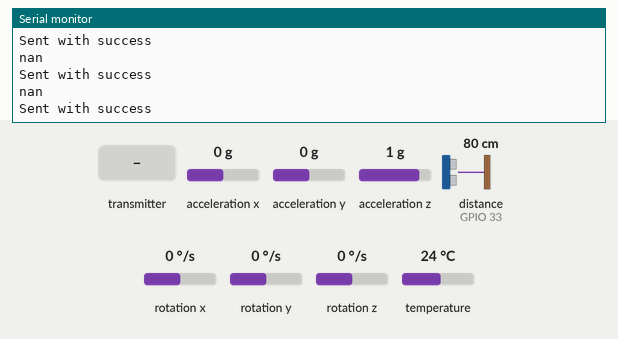
A sketch run on a simulated ESP32. Shown: the last lines printed to the serial monitor. Inputs (shaded band) come from the test bench; at power-on: acceleration x 0 g, acceleration y 0 g, acceleration z 1 g, distance to the obstacle (sensor on GPIO 33) 80 cm, rotation x 0 °/s, rotation y 0 °/s, rotation z 0 °/s, temperature 24 °C. The echo pulse lasts 58.3 µs per cm; EEPROM starts erased.

Above: at 1.2 s.
1.3 s: the transmitter starts sending cal = 1
At 6.1 s:
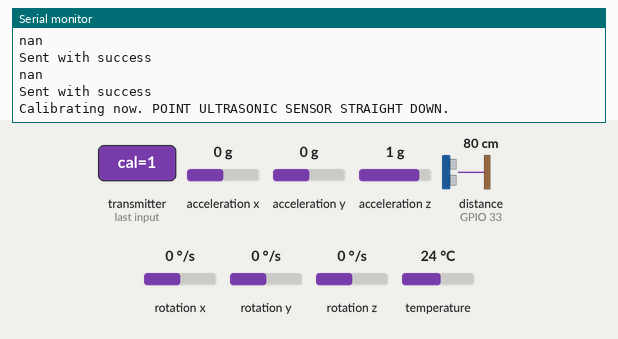
At 12.0 s:
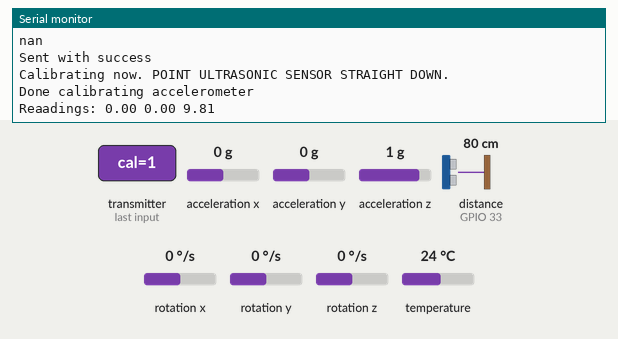

The sketch:

sender.ino
```cpp
// (licence header left out)
// HC SR-04 ultrasonic distance sensor variables/imports
#define TRIGGER_PIN  19
#define ECHO_PIN     23
#define MAX_DISTANCE 450
#include <NewPing.h>
NewPing sonar(TRIGGER_PIN, ECHO_PIN, MAX_DISTANCE); // NewPing setup of pins and maximum distance.

#define SECOND_TRIGGER 32
#define SECOND_ECHO 33
NewPing secondSensor(SECOND_TRIGGER, SECOND_ECHO, MAX_DISTANCE);

// Accelerometer/gyroscope module
#include <Adafruit_MPU6050.h>
#include <Adafruit_Sensor.h>
#include <Wire.h>
Adafruit_MPU6050 mpu;
sensors_event_t a, g, temp;
#include <EEPROM.h>
#define EEPROM_SIZE 16


// Two-way commnuication
#include <esp_now.h>
#include <WiFi.h>
uint8_t broadcastAddress[] = {0x0C, 0xB8, 0x15, 0xC3, 0x30, 0x00};

// Struct for data packets sent wirelessly
typedef struct struct_message {
  char str;
  float dist;
  float angle;
  bool cal;
} struct_message;

struct_message myData;
esp_now_peer_info_t peerInfo;


typedef struct offset_struct {
  float x;
  float y;
  float z;
  float dist;
} offset_t;

offset_t offsets;

float ping_cm_float(NewPing sensor) {
  int micro_seconds = sensor.ping(450);
  float distance_cm = micro_seconds * 343 * 50 / ((float) 1000000);
  //Serial.println("microseconds: + " + String(micro_seconds));
  //int newping = sensor.ping_cm();
  //Serial.println("Us: " + String(distance_cm) + ", Them: " + String(newping));
  return distance_cm;
}

bool calibrating ;

// callback when data is sent
void OnDataSent(const uint8_t *mac_addr, esp_now_send_status_t status) {
  //Serial.print("\r\nLast Packet Send Status:\t");
  //Serial.println(status == ESP_NOW_SEND_SUCCESS ? "Delivery Success" : "Delivery Fail");
}

void OnDataRecv(const uint8_t * mac, const uint8_t *incomingData, int len) {
  calibrating = true;
  memcpy(&myData, incomingData, sizeof(myData));
  calibrating = myData.cal; // should be true
  if (calibrating) {
    delay(4000); // give user some time to stand their cane straight up
    calibrateAccel(50);
  }

}

void clearOffsets() {
  offsets.x = 0;
  offsets.y = 0;
  offsets.z = 0;
  offsets.dist = 0;
}

void calibrateAccel(int measurements) { // recommended measurements = 50
  Serial.println("Calibrating now. POINT ULTRASONIC SENSOR STRAIGHT DOWN.");
  delay(500);

  float x = 0, y = 0, z = 0; // do not update offsets until value is calculated
  for (int i = 0; i < measurements; i++) {
    mpu.getEvent(&a, &g, &temp); // take a measurement
    x += a.acceleration.x; y += a.acceleration.y; z += a.acceleration.z;
    delay(100);
  }

  x /= measurements; y /= measurements; z /= measurements;  // turn sums into averages
  //x += 9.81; // presumed to be the vertical downward direction
  offsets.x = x; offsets.y = y; offsets.z = z; // update state
  offsets.dist = 0;
  Serial.println("Done calibrating accelerometer");

  myData.angle = 90.0; // write fake values that will not turn on motor
  myData.dist = 0;
  myData.str = 'A';
  myData.cal = true; // resume normal loop operation on UI
  esp_err_t result = (broadcastAddress, (uint8_t *) &myData, sizeof(myData));
  calibrating = true; // resume normal loop opoeration on

  Serial.println("Reaadings: " + String(offsets.x) + " " + String(offsets.y) + " " + String(offsets.z));

  EEPROM.put(0, offsets);
  EEPROM.commit();
  calibrateDistanceSensor(50);
}

void calibrateDistanceSensor(int measurements) {

  float distSum = 0;
  for (int i = 0; i < measurements; i++) {
    distSum += ping_cm_float(secondSensor);
    delay(100);
  }
  distSum /= measurements;

  offsets.dist = distSum;
  Serial.println("Offsets.dist: + " + String(offsets.dist));
  delay(500);
  myData.str = 'D'; // "done"
  myData.cal = false; // resume normal loop operation on UI
  esp_err_t result = (broadcastAddress, (uint8_t *) &myData, sizeof(myData));
  EEPROM.put(0, offsets);
  EEPROM.commit();
  calibrating = false; // resume normal loop opoeration on
}

// Uses trig to calculate the angle between the cane's orientation and straight down
float angle(float vert, float hor1, float hor2) {
    return atan2(hypot(hor1, hor2), -1*vert)*180.0/PI;
}
// uses measurement and offsets global variables
float angleWithOffsets() {
  return angle(a.acceleration.x - offsets.x, a.acceleration.y - offsets.y,
               a.acceleration.z - offsets.z);
}

// agnostic to vertical direction and Velcro problems.
float angleBetweenVectors() {
  float offmag = hypot(hypot(offsets.x, offsets.y), offsets.z);
  if (offmag == 0.0) {
     return angle(a.acceleration.x, a.acceleration.y, a.acceleration.z);
  }
  float amag = hypot(hypot(a.acceleration.x, a.acceleration.y), a.acceleration.z);
  float dotproduct = a.acceleration.x*offsets.x + a.acceleration.y*offsets.y
                  + a.acceleration.z*offsets.z;
  return acos(dotproduct/amag/offmag)*180/PI;
}

void setup() {
  Serial.begin(9600);

   if (!mpu.begin()) { // error handling for accelerometer
    Serial.println("Failed to find MPU6050 chip");
    while (1) {
      delay(10);
    }
  }
  EEPROM.begin(EEPROM_SIZE);

  // ESP-NOW communication setup
  WiFi.mode(WIFI_STA); // Set device as a Wi-Fi Station
  if (esp_now_init() != ESP_OK) {  // Initialize ESP-NOW, handle errors
    Serial.println("Error initializing ESP-NOW");
    return;
  }

  esp_now_register_send_cb(OnDataSent); // bind the OnDataSent callback

  // Register the other ESP32 as a peer
  memcpy(peerInfo.peer_addr, broadcastAddress, 6);
  peerInfo.channel = 0;
  peerInfo.encrypt = false;
  if (esp_now_add_peer(&peerInfo) != ESP_OK){
    Serial.println("Failed to add peer"); // handle errors
    return;
  }

  esp_now_register_recv_cb(OnDataRecv); // bind the OnDataRecv callback

  Serial.println(EEPROM.read(0));
   EEPROM.get(0, offsets);
   Serial.println(String(offsets.x) + " " + String(offsets.y) + " " + String(offsets.z));
  calibrating = false;
}

void loop() {
  if (!calibrating) {
    myData.cal = false;
    myData.str = 'N'; // "normal"

    // take measurements
    mpu.getEvent(&a, &g, &temp);
    myData.angle = angleBetweenVectors();
    Serial.println(myData.angle);
    if (myData.angle <= 30) {
      myData.dist = ping_cm_float(secondSensor) - (offsets.dist*cos(myData.angle*PI/180));
      Serial.println(myData.dist);
    } else if (myData.angle <= 60) {
      myData.dist = ping_cm_float(sonar) - ((offsets.dist + 13.0)*cos(myData.angle*PI/180));
      Serial.println(myData.dist);
    } else {
      myData.dist = 0;
    }


    // Send message via ESP-NOW, handle errors
    esp_err_t result = esp_now_send(broadcastAddress, (uint8_t *) &myData, sizeof(myData));
    if (result == ESP_OK) {
      Serial.println("Sent with success");
    }
    else {
      Serial.println("Error sending the data");
    }
  }
  delay(50);
}
```

Measured:
- after the input at 1.3 s, the serial monitor: prints a new line after 4.0 s (image 1)
